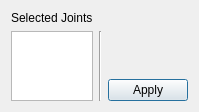
<?xml version="1.0" encoding="UTF-8"?>
<ui version="4.0">
 <class>DeleteJointsDialog</class>
 <widget class="QDialog" name="DeleteJointsDialog">
  <property name="geometry">
   <rect>
    <x>0</x>
    <y>0</y>
    <width>180</width>
    <height>108</height>
   </rect>
  </property>
  <property name="windowTitle">
   <string>Delete Joints</string>
  </property>
  <layout class="QGridLayout" name="gridLayout">
   <property name="sizeConstraint">
    <enum>QLayout::SetDefaultConstraint</enum>
   </property>
   <item row="0" column="0">
    <widget class="QLabel" name="selectedJointsLabel">
     <property name="sizePolicy">
      <sizepolicy hsizetype="Preferred" vsizetype="Maximum">
       <horstretch>0</horstretch>
       <verstretch>0</verstretch>
      </sizepolicy>
     </property>
     <property name="text">
      <string>Selected Joints</string>
     </property>
    </widget>
   </item>
   <item row="1" column="0" rowspan="2">
    <widget class="QTextEdit" name="selectedJointsTextEdit">
     <property name="acceptDrops">
      <bool>false</bool>
     </property>
     <property name="undoRedoEnabled">
      <bool>false</bool>
     </property>
     <property name="readOnly">
      <bool>true</bool>
     </property>
     <property name="acceptRichText">
      <bool>false</bool>
     </property>
    </widget>
   </item>
   <item row="1" column="1" rowspan="2">
    <widget class="Line" name="verticalLine">
     <property name="orientation">
      <enum>Qt::Vertical</enum>
     </property>
    </widget>
   </item>
   <item row="1" column="2">
    <spacer name="verticalSpacer">
     <property name="orientation">
      <enum>Qt::Vertical</enum>
     </property>
     <property name="sizeHint" stdset="0">
      <size>
       <width>20</width>
       <height>38</height>
      </size>
     </property>
    </spacer>
   </item>
   <item row="2" column="2">
    <widget class="QPushButton" name="deleteJointsPushButton">
     <property name="text">
      <string>Apply</string>
     </property>
     <property name="icon">
      <iconset resource="../../rsc.qrc">
       <normaloff>:/icons/dialog-ok-apply.png</normaloff>:/icons/dialog-ok-apply.png</iconset>
     </property>
    </widget>
   </item>
  </layout>
 </widget>
 <resources>
  <include location="../../rsc.qrc"/>
 </resources>
 <connections/>
</ui>
